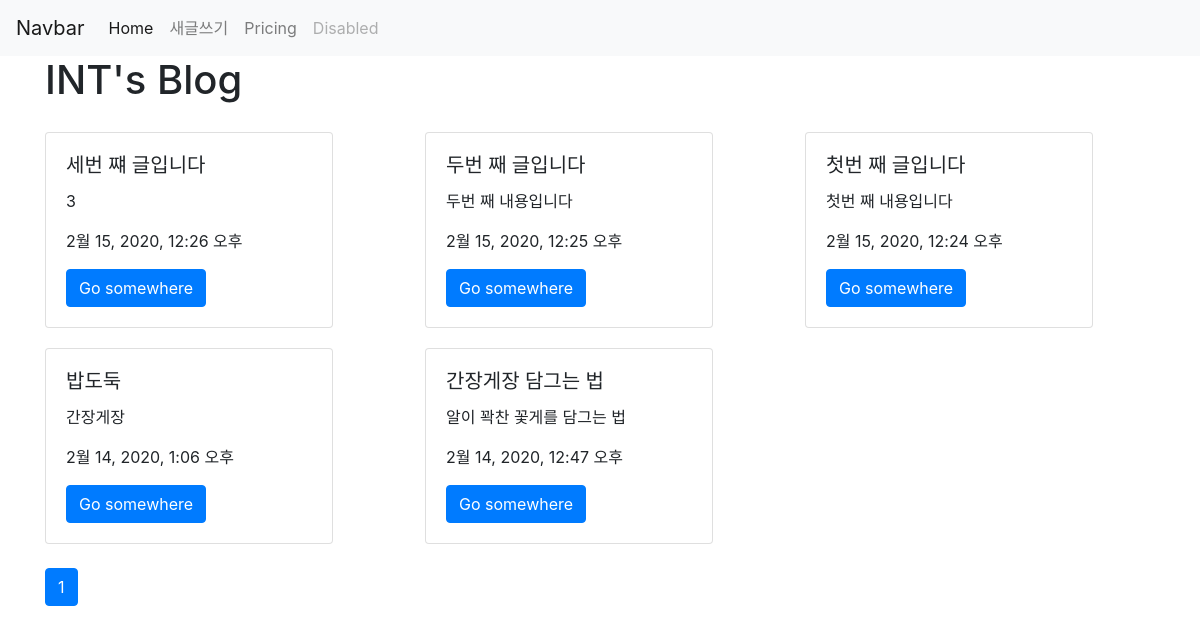
The app's page /, older data.
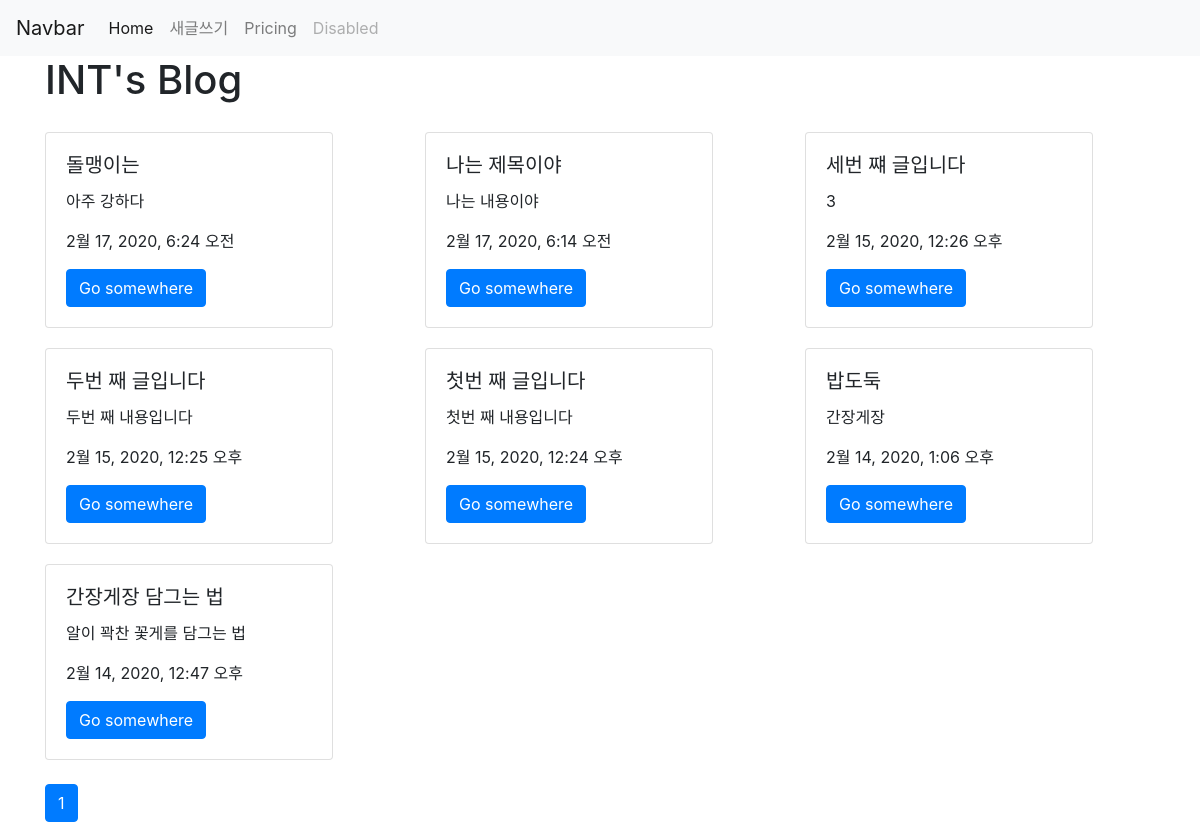
The same page, newer data.
### posts/models.py (models this page shows)
class Post(models.Model):
    title = models.CharField(max_length=200)
    content = models.TextField()
    view_count = models.IntegerField(default=0)
    created_at = models.DateTimeField(auto_now_add=True)
    updated_at = models.DateTimeField(auto_now=True)

### posts/views.py (the view)
# urls.py: path('', main, name="main"),
def main(request):
    post_list = Post.objects.order_by('-created_at')
    paginator = Paginator(post_list, 9)
    page = request.GET.get('page')
    posts = paginator.get_page(page)
    context = {
        'post_list': post_list,
        'posts': posts
    }
    return render(request, 'posts/main.html', context)

### posts/templates/posts/main.html (shortened to what this page needs)
{% extends 'base.html' %} {% load static %} {% block content %}
<div class="container">
  <h1>
    INT's Blog
  </h1>
  <div class="row">
    {% for post in posts %}
    <div class="col-md-4 col-12">
      <div class="card" style="width: 18rem; margin-top:20px;">
        <div class="card-body">
          <h5 class="card-title">{{post.title}}</h5>
          <p class="card-text">{{post.content}}</p>
          <p>{{post.created_at}}</p>
          <a href="{% url 'posts:show' post.id %}" class="btn btn-primary"
            >Go somewhere</a
          >
        </div>
      </div>
    </div>
    {% endfor %}
  </div>
  <br />
  <ul class="pagination">
      <li class="page-item active" aria-current="page" >
          <a class="page-link" href="#">{{ posts.number }}</a>
        </li>
  </div>
{% endblock %}

### web_proj/templates/base.html (shortened to what this page needs)
{% load static %}
<!DOCTYPE html>
<html lang="en">
  <head>
    <link
      rel="stylesheet"
      href="https://stackpath.bootstrapcdn.com/bootstrap/4.4.1/css/bootstrap.min.css"
    />
  </head>
  <body>
    {% include 'share/_navbar.html' %} {% block content %} {% endblock %}
  </body>
</html>

### web_proj/templates/share/_navbar.html (shortened to what this page needs)
{% load static %}
<nav class="navbar navbar-expand-lg navbar-light bg-light">
    <a class="navbar-brand" href="#">Navbar</a>
    <div class="collapse navbar-collapse" id="navbarNavAltMarkup">
      <div class="navbar-nav">
        <a class="nav-item nav-link active" href="{% url "main" %}">Home <span class="sr-only">(current)</span></a>
        <a class="nav-item nav-link" href='{%url "posts:new" %}'>새글쓰기</a>
        <a class="nav-item nav-link" href="#">Pricing</a>
        <a class="nav-item nav-link disabled" href="#" tabindex="-1" aria-disabled="true">Disabled</a>
      </div>
    </div>
</nav>

Row changes from the older to the newer data that the page shows:
added Post: title "돌맹이는", content "아주 강하다", created_at "2월 17, 2020, 6:24 오전"
added Post: title "나는 제목이야", content "나는 내용이야", created_at "2월 17, 2020, 6:14 오전"
